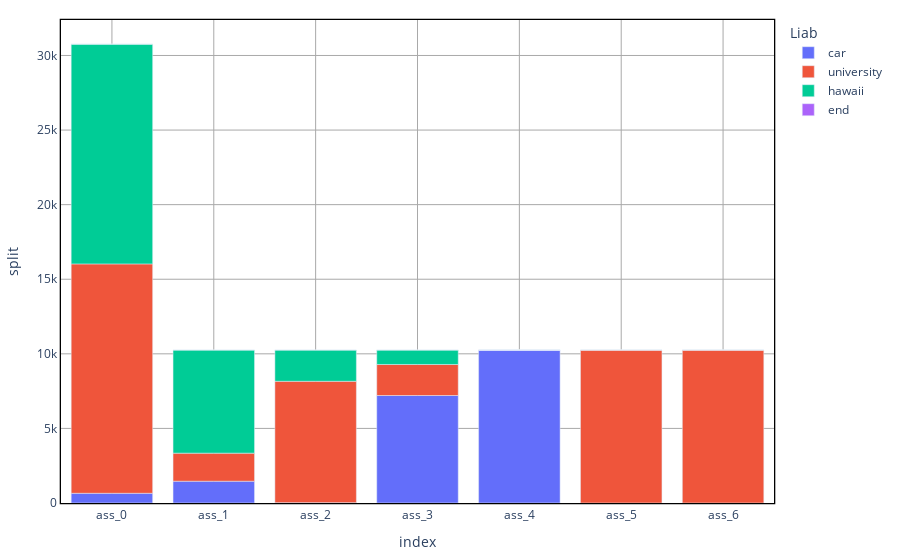

Source (notebook cell):
### Code cell
AssetPerLiab = {}
for a in A:
    Asset_al = list(np.sum(Assets_l[a], axis = 1))
    Asset_al.append(np.sum(Assets_end[a]))
    L_end = list(L)
    L_end.append("end")
    AssetPerLiab[a] = {L_end[l]:Asset_al[l] for l in np.arange(len(L_end))}

AssetPerLiab = pd.DataFrame(AssetPerLiab).transpose().reset_index()
print(AssetPerLiab.sum())
AssetPerLiab_melt = AssetPerLiab.melt(id_vars=['index'], var_name='Liab', value_name='split')
plt = px.bar(AssetPerLiab_melt, x="index", y = "split", color = "Liab")
plt = ALM.standardized_chart(plt)
plt.show()

### Figure 1 — Plotly figure (JSON) as saved in the notebook; plotly's stock layout.template omitted (floating-point values rounded to 4 significant figures)
{"data": [{"alignmentgroup": "True", "hovertemplate": "Liab=car<br>index=%{x}<br>split=%{y}<extra></extra>", "legendgroup": "car", "marker": {"color": "#636efa"}, "name": "car", "offsetgroup": "car", "orientation": "v", "showlegend": true, "textposition": "auto", "type": "bar", "x": ["ass_0", "ass_1", "ass_2", "ass_3", "ass_4", "ass_5", "ass_6"], "xaxis": "x", "y": [651.8, 1461.0, 24.91, 7207.0, 10250.0, 0, 0], "yaxis": "y"}, {"alignmentgroup": "True", "hovertemplate": "Liab=university<br>index=%{x}<br>split=%{y}<extra></extra>", "legendgroup": "university", "marker": {"color": "#EF553B"}, "name": "university", "offsetgroup": "university", "orientation": "v", "showlegend": true, "textposition": "auto", "type": "bar", "x": ["ass_0", "ass_1", "ass_2", "ass_3", "ass_4", "ass_5", "ass_6"], "xaxis": "x", "y": [15380.0, 1882.0, 8135.0, 2079.0, 0, 10250.0, 10250.0], "yaxis": "y"}, {"alignmentgroup": "True", "hovertemplate": "Liab=hawaii<br>index=%{x}<br>split=%{y}<extra></extra>", "legendgroup": "hawaii", "marker": {"color": "#00cc96"}, "name": "hawaii", "offsetgroup": "hawaii", "orientation": "v", "showlegend": true, "textposition": "auto", "type": "bar", "x": ["ass_0", "ass_1", "ass_2", "ass_3", "ass_4", "ass_5", "ass_6"], "xaxis": "x", "y": [14730.0, 6910.0, 2093.0, 967.5, 0, 0, 0], "yaxis": "y"}, {"alignmentgroup": "True", "hovertemplate": "Liab=end<br>index=%{x}<br>split=%{y}<extra></extra>", "legendgroup": "end", "marker": {"color": "#ab63fa"}, "name": "end", "offsetgroup": "end", "orientation": "v", "showlegend": true, "textposition": "auto", "type": "bar", "x": ["ass_0", "ass_1", "ass_2", "ass_3", "ass_4", "ass_5", "ass_6"], "xaxis": "x", "y": [0, 0, 0, 0, 0, 0, 0], "yaxis": "y"}], "layout": {"barmode": "relative", "legend": {"title": {"text": "Liab"}, "tracegroupgap": 0}, "margin": {"b": 20, "l": 20, "r": 20, "t": 20}, "paper_bgcolor": "white", "plot_bgcolor": "white", "showlegend": true, "xaxis": {"anchor": "y", "domain": [0, 1], "gridcolor": "darkgray", "gridwidth": 1, "linecolor": "black", "linewidth": 1.3, "mirror": true, "showgrid": true, "showline": true, "title": {"text": "index"}}, "yaxis": {"anchor": "x", "domain": [0, 1], "gridcolor": "darkgray", "gridwidth": 1, "linecolor": "black", "linewidth": 1.3, "mirror": true, "showgrid": true, "showline": true, "title": {"text": "split"}}}}
